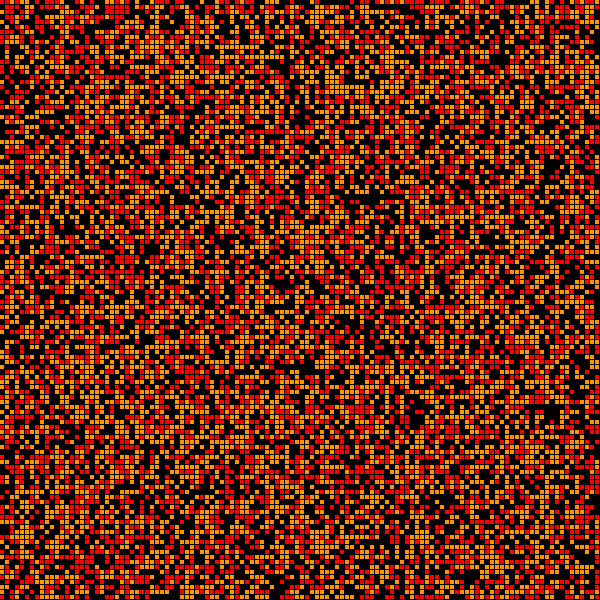
Frame 1 (no input)
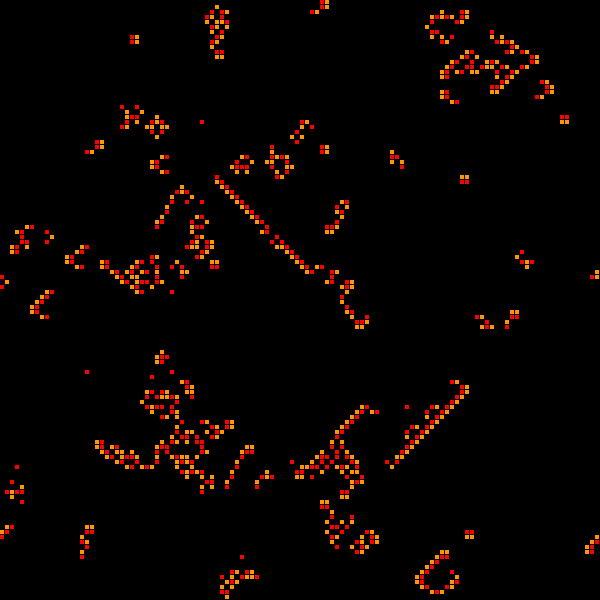
Frame 60 (the mouse pressed at the canvas centre just before this capture)
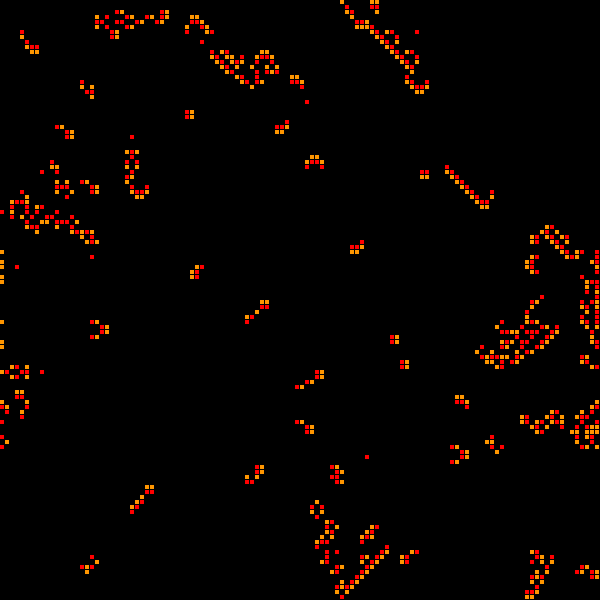
Frame 120 (the mouse held since frame 60 and released just before this capture)

The Processing sketch that drew these frames (run headless with seeded random() and noise(); from frame 60 on, the mouse is pressed at the canvas centre):

// Processing sketch: brians_brain
// ── brians_brain.pde
int cellsize = 5;
color dead = color(0, 0, 0);
color dying = color(255, 0, 0);
color alive = color(255, 150, 0);

int[][] cells; 
int[][] ncells; 
int cwidth;
int cheight;

void setup() {
  //pixelDensity(displayDensity());
  size(600, 600);
  noStroke();
  cwidth = floor(width/cellsize);
  cheight = floor(height/cellsize);
  cells = new int[cwidth][cheight];
  ncells = new int[cwidth][cheight];
  for (int i = 0; i < cwidth; i++) {
    for (int j = 0; j < cheight; j++) {
      cells[i][j] = floor(random(3));
    }
  }
  frameRate(10);
}

void draw() {
  background(dead);

  for (int i = 0; i < cwidth; i++) {
    for (int j = 0; j < cheight; j++) {
      if (cells[i][j] == 1) {
        fill(dying);
        rect(i*cellsize, j*cellsize, cellsize-1, cellsize-1);
        ncells[i][j] = 0;
      } else if (cells[i][j] == 2) {
        fill(alive);
        rect(i*cellsize, j*cellsize, cellsize-1, cellsize-1);
        ncells[i][j] = 1;
      } else {
        int alivecells = 0;
        int iplus1 = (i+1+cwidth)%cwidth;
        int iminus1 = (i-1+cwidth)%cwidth;
        int jplus1 = (j+1+cheight)%cheight;
        int jminus1 = (j-1+cheight)%cheight;

        if (cells[iplus1][j] == 2) {
          alivecells++;
        }
        if (cells[iplus1][jminus1] == 2) {
          alivecells++;
        }
        if (cells[i][jminus1] == 2) {
          alivecells++;
        }
        if (cells[iminus1][jminus1] == 2) {
          alivecells++;
        }
        if (cells[iminus1][j] == 2) {
          alivecells++;
        }
        if (cells[iminus1][jplus1] == 2) {
          alivecells++;
        }
        if (cells[i][jplus1] == 2) {
          alivecells++;
        }
        if (cells[iplus1][jplus1] == 2) {
          alivecells++;
        }
        if (alivecells == 2) {
          ncells[i][j] = 2;
        }
      }
    }
  }
  for (int i = 0; i < cwidth; i++) {
    for (int j = 0; j < cheight; j++) {
      cells[i][j] = ncells[i][j];
    }
  }
}
void keyPressed() {
  if (key == ' ') {
    setup();
  }
}
